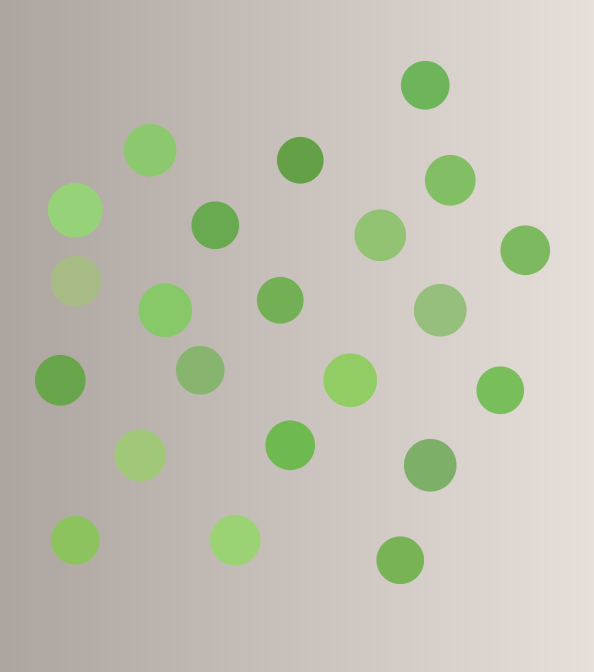
//> input picture lessons/opencv/素材/synth_balls.png, 1187 x 1343 px (shown at 1/2 size)
$ ./2.3-morphology   (built with g++ and OpenCV 4)
//> lines starting //> are read from the running program, lines starting //| are printed output that depends on the picture; after the words box and inside, x2 and y2 are one past the last pixel; in counts of white or black regions, pixels touching at a corner belong together
#include <iostream>
#include <string>
#include <vector>

#include <opencv2/core.hpp>
#include <opencv2/imgproc.hpp>
#include <opencv2/imgcodecs.hpp>

namespace {

void add_cell(cv::Mat& panel, const cv::Mat& image, int index,
              const std::string& label, int columns, int cell_width,
              int cell_height) {
    const int label_height = 28;
    const int col = index % columns;
    const int row = index / columns;
    const int x = col * cell_width;
    const int y = row * (cell_height + label_height);
    cv::Mat color;
    if (image.channels() == 1) {
        cv::cvtColor(image, color, cv::COLOR_GRAY2BGR);
    } else {
        color = image;
    }
    cv::Mat resized;
    cv::resize(color, resized, cv::Size(cell_width, cell_height), 0, 0,
               cv::INTER_AREA);
    resized.copyTo(panel(cv::Rect(x, y + label_height, cell_width,
                                  cell_height)));
    cv::rectangle(panel, cv::Rect(x, y, cell_width, label_height),
                  cv::Scalar(245, 245, 245), cv::FILLED);
    cv::putText(panel, label, cv::Point(x + 8, y + 20),
                cv::FONT_HERSHEY_SIMPLEX, 0.55, cv::Scalar(30, 30, 30), 1,
                cv::LINE_AA);
}

int contour_count(const cv::Mat& mask) {
    std::vector<std::vector<cv::Point>> contours;
    cv::findContours(mask.clone(), contours, cv::RETR_EXTERNAL,
                     cv::CHAIN_APPROX_SIMPLE);
    return static_cast<int>(contours.size());
}

}  // namespace

int main() {
    const std::string path = "../素材/synth_balls.png";
    cv::Mat image = cv::imread(path, cv::IMREAD_COLOR);
//> image is the input picture: 1343 rows x 1187 cols, CV_8UC3; mean B, G, R 178.9, 193.8, 193.9
    if (image.empty()) {
        std::cout << "无法读取：" << path << '\n';
        return 1;
    }

    cv::Mat hsv;
    cv::cvtColor(image, hsv, cv::COLOR_BGR2HSV);
//> hsv: 1343 rows x 1187 cols, CV_8UC3; mean H, S, V 17.9, 27.8, 200.1
    cv::Mat clean_mask;
    cv::inRange(hsv, cv::Scalar(35, 43, 46), cv::Scalar(85, 255, 255),
                clean_mask);
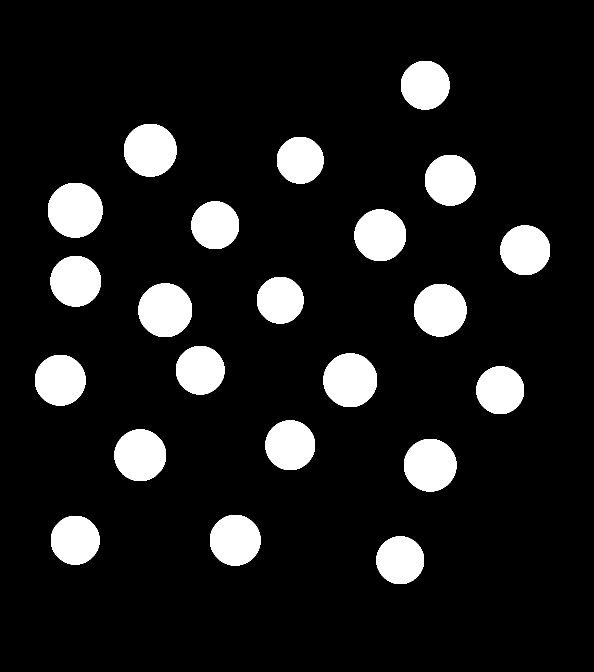
//> clean_mask: 1343 rows x 1187 cols, CV_8UC1 (shown at 1/2 size); 11% white; 22 white regions, largest, box (x1, y1, x2, y2) and area: (96, 366, 205, 475) 9441, (277, 567, 384, 674) 9081, (647, 707, 754, 814) 9081

    cv::Mat noisy = clean_mask.clone();
    cv::RNG rng(20261023);
    for (int i = 0; i < 400; ++i) {
        const int x = rng.uniform(0, noisy.cols - 3);
        const int y = rng.uniform(0, noisy.rows - 3);
        cv::rectangle(noisy, cv::Rect(x, y, 3, 3), cv::Scalar(255),
                      cv::FILLED);
    }
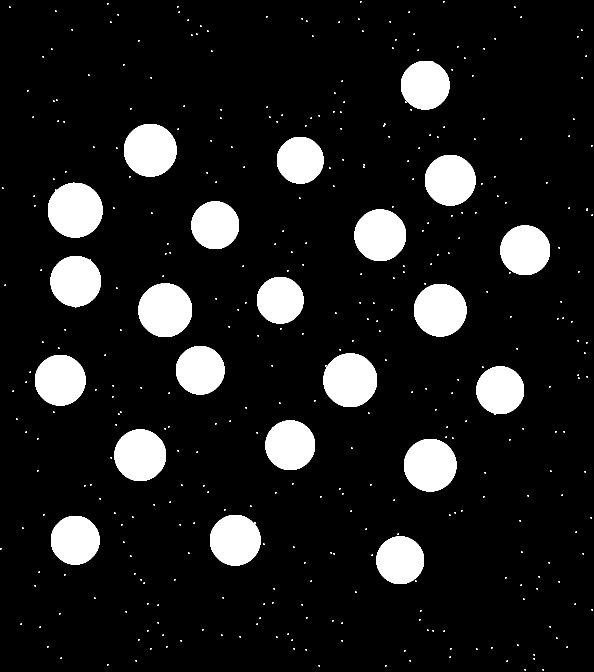
//> noisy: 1343 rows x 1187 cols, CV_8UC1 (shown at 1/2 size); 11.3% white; 380 white regions (358 under 20 px), largest, box (x1, y1, x2, y2) and area: (96, 365, 205, 475) 9452, (277, 567, 384, 674) 9081, (647, 707, 754, 814) 9081
    for (int i = 0; i < 400; ++i) {
        const int x = rng.uniform(0, noisy.cols - 5);
        const int y = rng.uniform(0, noisy.rows - 5);
        cv::rectangle(noisy, cv::Rect(x, y, 5, 5), cv::Scalar(0),
                      cv::FILLED);
    }
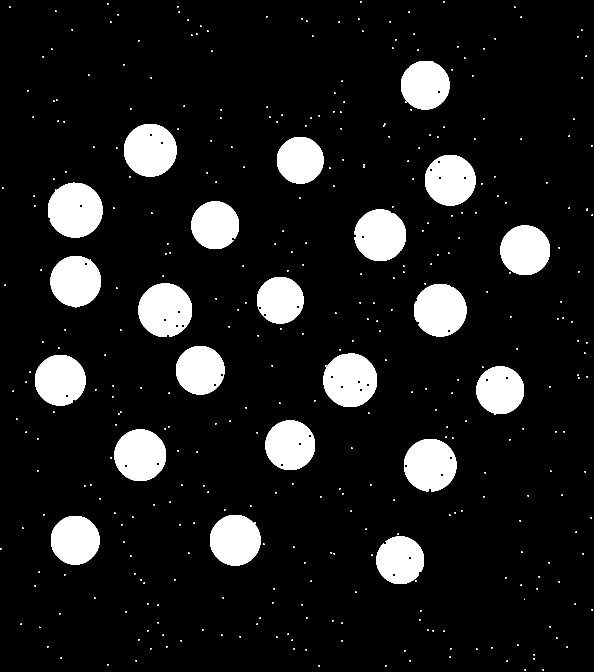
//> noisy: 1343 rows x 1187 cols, CV_8UC1 (shown at 1/2 size); 11.2% white; 379 white regions (357 under 20 px), largest, box (x1, y1, x2, y2) and area: (96, 365, 205, 475) 9414, (277, 567, 384, 674) 8956, (647, 707, 754, 814) 8951

    const cv::Mat kernel =
        cv::getStructuringElement(cv::MORPH_ELLIPSE, cv::Size(7, 7));
    cv::Mat eroded;
    cv::Mat dilated;
    cv::Mat opened;
    cv::Mat closed;
    cv::Mat gradient;
    cv::Mat tophat;
    cv::Mat blackhat;
    cv::erode(noisy, eroded, kernel);
//> eroded: 1343 rows x 1187 cols, CV_8UC1; 9.5% white; 22 white regions, largest, box (x1, y1, x2, y2) and area: (99, 368, 202, 472) 8328, (280, 570, 381, 671) 7662, (251, 251, 350, 350) 7591
    cv::dilate(noisy, dilated, kernel);
//> dilated: 1343 rows x 1187 cols, CV_8UC1; 13.8% white; 361 white regions, largest, box (x1, y1, x2, y2) and area: (93, 362, 208, 478) 10501, (644, 704, 757, 817) 10134, (274, 564, 387, 677) 10099
    cv::morphologyEx(noisy, opened, cv::MORPH_OPEN, kernel);
//> opened: 1343 rows x 1187 cols, CV_8UC1; 11% white; 22 white regions, largest, box (x1, y1, x2, y2) and area: (96, 365, 205, 475) 9404, (647, 707, 754, 814) 8951, (277, 567, 384, 674) 8920
    cv::morphologyEx(noisy, closed, cv::MORPH_CLOSE, kernel);
//> closed: 1343 rows x 1187 cols, CV_8UC1; 11.3% white; 367 white regions (339 under 20 px), largest, box (x1, y1, x2, y2) and area: (96, 365, 205, 475) 9447, (647, 707, 754, 814) 9097, (277, 567, 384, 674) 9075
    cv::morphologyEx(noisy, gradient, cv::MORPH_GRADIENT, kernel);
//> gradient: 1343 rows x 1187 cols, CV_8UC1; 4.3% white; 386 white regions, largest, box (x1, y1, x2, y2) and area: (805, 875, 916, 986) 2160, (274, 564, 387, 677) 2122, (825, 565, 936, 676) 2106
    cv::morphologyEx(noisy, tophat, cv::MORPH_TOPHAT, kernel);
//> tophat: 1343 rows x 1187 cols, CV_8UC1; 0.22% white in thin lines or dots
    cv::morphologyEx(noisy, blackhat, cv::MORPH_BLACKHAT, kernel);
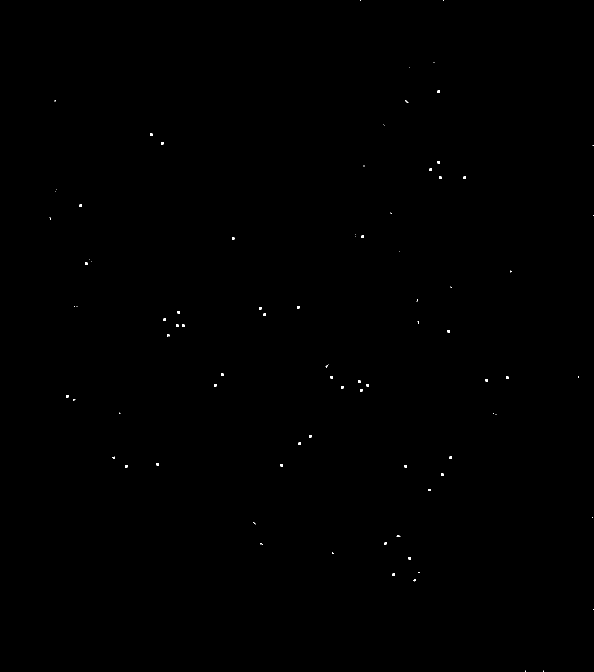
//> blackhat: 1343 rows x 1187 cols, CV_8UC1 (shown at 1/2 size); 0.08% white; 86 white regions (46 under 20 px), largest, box (x1, y1, x2, y2) and area: (875, 181, 880, 186) 25, (300, 267, 305, 272) 25, (322, 284, 327, 289) 25

    struct Row {
        const char* name;
        const cv::Mat* mask;
        bool binary;
    };
    const Row rows[] = {
        {"noisy", &noisy, true},     {"erode", &eroded, true},
        {"dilate", &dilated, true},  {"open", &opened, true},
        {"close", &closed, true},    {"gradient", &gradient, false},
        {"tophat", &tophat, false},  {"blackhat", &blackhat, false},
        {"clean", &clean_mask, true}};
//> rows = 9 items
    for (const Row& row : rows) {
        std::cout << row.name << " nonzero="
                  << cv::countNonZero(*row.mask);
        if (row.binary) {
            std::cout << " contours=" << contour_count(*row.mask);
        }
        std::cout << '\n';
    }
//> this loop made 9 passes
//| noisy nonzero=178234 contours=379
//| erode nonzero=152026 contours=22
//| dilate nonzero=220322 contours=361
//| open nonzero=174662 contours=22
//| close nonzero=179463 contours=367
//| gradient nonzero=68296
//| tophat nonzero=3572
//| blackhat nonzero=1229
//> (output is shown up to pass 8 of 9)

    cv::Mat panel(3 * (340 + 28), 3 * 300, CV_8UC3,
                  cv::Scalar(255, 255, 255));
    add_cell(panel, noisy, 0, "noisy mask", 3, 300, 340);
//> in add_cell, `cv::rectangle(panel, cv::Rect(x, y, cell_width, label_height), cv::Sca..`: panel: 1104 rows x 900 cols, CV_8UC3; min 0, max 255, mean 231.7
//> in add_cell, `cv::putText(panel, label, cv::Point(x + 8, y + 20), cv::FONT_HERSHEY_S..`: panel: 1104 rows x 900 cols, CV_8UC3; min 0, max 255, mean 231.6
    add_cell(panel, eroded, 1, "erode 7x7", 3, 300, 340);
//> in add_cell (call 2), `resized.copyTo(panel(cv::Rect(x, y + label_height, cell_width, cell_he..`: panel: 1104 rows x 900 cols, CV_8UC3; min 0, max 255, mean 207.9
//> in add_cell (call 2), `cv::rectangle(panel, cv::Rect(x, y, cell_width, label_height), cv::Sca..`: panel: 1104 rows x 900 cols, CV_8UC3; min 0, max 255, mean 207.8
//> in add_cell (call 2), `cv::putText(panel, label, cv::Point(x + 8, y + 20), cv::FONT_HERSHEY_S..`: panel: 1104 rows x 900 cols, CV_8UC3; min 0, max 255, mean 207.8
    add_cell(panel, dilated, 2, "dilate 7x7", 3, 300, 340);
//> in add_cell (call 3), `cv::resize(color, resized, cv::Size(cell_width, cell_height), 0, 0, cv..`: resized: 340 rows x 300 cols, CV_8UC3; min 0, max 255, mean 35.2
//> in add_cell (call 3), `resized.copyTo(panel(cv::Rect(x, y + label_height, cell_width, cell_he..`: panel: 1104 rows x 900 cols, CV_8UC3; min 0, max 255, mean 185.2
//> in add_cell (call 3), `cv::rectangle(panel, cv::Rect(x, y, cell_width, label_height), cv::Sca..`: panel: 1104 rows x 900 cols, CV_8UC3; min 0, max 255, mean 185.1
//> in add_cell (call 3), `cv::putText(panel, label, cv::Point(x + 8, y + 20), cv::FONT_HERSHEY_S..`: panel: 1104 rows x 900 cols, CV_8UC3; min 0, max 255, mean 185.1
    add_cell(panel, opened, 3, "open 7x7", 3, 300, 340);
//> in add_cell (call 4), `cv::resize(color, resized, cv::Size(cell_width, cell_height), 0, 0, cv..`: resized: 340 rows x 300 cols, CV_8UC3; min 0, max 255, mean 27.9
//> in add_cell (call 4), `resized.copyTo(panel(cv::Rect(x, y + label_height, cell_width, cell_he..`: panel: 1104 rows x 900 cols, CV_8UC3; min 0, max 255, mean 161.8
//> in add_cell (call 4), `cv::rectangle(panel, cv::Rect(x, y, cell_width, label_height), cv::Sca..`: panel: 1104 rows x 900 cols, CV_8UC3; min 0, max 255, mean 161.7
//> in add_cell (call 4), `cv::putText(panel, label, cv::Point(x + 8, y + 20), cv::FONT_HERSHEY_S..`: panel: 1104 rows x 900 cols, CV_8UC3; min 0, max 255, mean 161.7
    add_cell(panel, closed, 4, "close 7x7", 3, 300, 340);
//> in add_cell (call 5), `cv::resize(color, resized, cv::Size(cell_width, cell_height), 0, 0, cv..`: resized: 340 rows x 300 cols, CV_8UC3; min 0, max 255, mean 28.7
//> in add_cell (call 5), `resized.copyTo(panel(cv::Rect(x, y + label_height, cell_width, cell_he..`: panel: 1104 rows x 900 cols, CV_8UC3; min 0, max 255, mean 138.4
//> in add_cell (call 5), `cv::rectangle(panel, cv::Rect(x, y, cell_width, label_height), cv::Sca..`: panel: 1104 rows x 900 cols, CV_8UC3; min 0, max 255, mean 138.3
//> in add_cell (call 5), `cv::putText(panel, label, cv::Point(x + 8, y + 20), cv::FONT_HERSHEY_S..`: panel: 1104 rows x 900 cols, CV_8UC3; min 0, max 255, mean 138.3
    add_cell(panel, gradient, 5, "gradient", 3, 300, 340);
//> in add_cell (call 6), `cv::resize(color, resized, cv::Size(cell_width, cell_height), 0, 0, cv..`: resized: 340 rows x 300 cols, CV_8UC3; min 0, max 255, mean 10.9
//> in add_cell (call 6), `resized.copyTo(panel(cv::Rect(x, y + label_height, cell_width, cell_he..`: panel: 1104 rows x 900 cols, CV_8UC3; min 0, max 255, mean 113.2
//> in add_cell (call 6), `cv::rectangle(panel, cv::Rect(x, y, cell_width, label_height), cv::Sca..`: panel: 1104 rows x 900 cols, CV_8UC3; min 0, max 255, mean 113.2
//> in add_cell (call 6), `cv::putText(panel, label, cv::Point(x + 8, y + 20), cv::FONT_HERSHEY_S..`: panel: 1104 rows x 900 cols, CV_8UC3; min 0, max 255, mean 113.1
    add_cell(panel, tophat, 6, "tophat", 3, 300, 340);
//> in add_cell (call 7), `cv::cvtColor(image, color, cv::COLOR_GRAY2BGR);`: color: 1343 rows x 1187 cols, CV_8UC3; 0.22% white in thin lines or dots
//> in add_cell (call 7), `cv::resize(color, resized, cv::Size(cell_width, cell_height), 0, 0, cv..`:
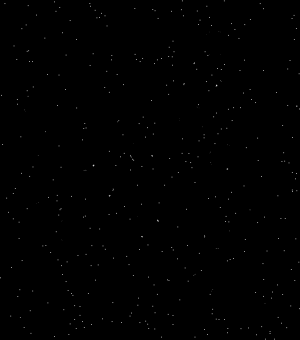
//> resized: 340 rows x 300 cols, CV_8UC3; min 0, max 216, mean 0.6
//> in add_cell (call 7), `resized.copyTo(panel(cv::Rect(x, y + label_height, cell_width, cell_he..`:
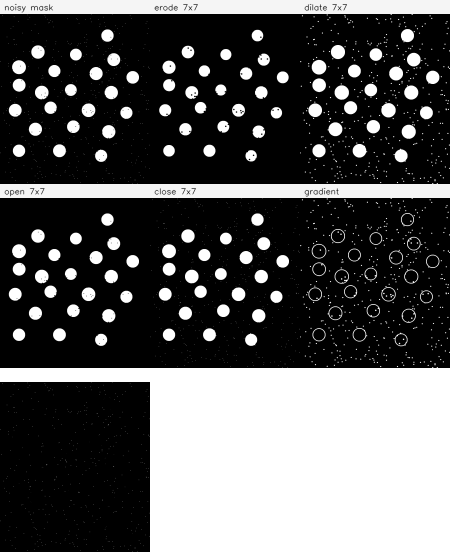
//> panel: 1104 rows x 900 cols, CV_8UC3 (shown at 1/2 size); min 0, max 255, mean 87
//> in add_cell (call 7), `cv::rectangle(panel, cv::Rect(x, y, cell_width, label_height), cv::Sca..`: panel: 1104 rows x 900 cols, CV_8UC3; 0.85% of pixels changed, all inside (x1, y1, x2, y2) = (0, 736, 300, 764)
//> in add_cell (call 7), `cv::putText(panel, label, cv::Point(x + 8, y + 20), cv::FONT_HERSHEY_S..`: panel: 1104 rows x 900 cols, CV_8UC3; min 0, max 255, mean 86.9
    add_cell(panel, blackhat, 7, "blackhat", 3, 300, 340);
//> in add_cell (call 8), `cv::cvtColor(image, color, cv::COLOR_GRAY2BGR);`:
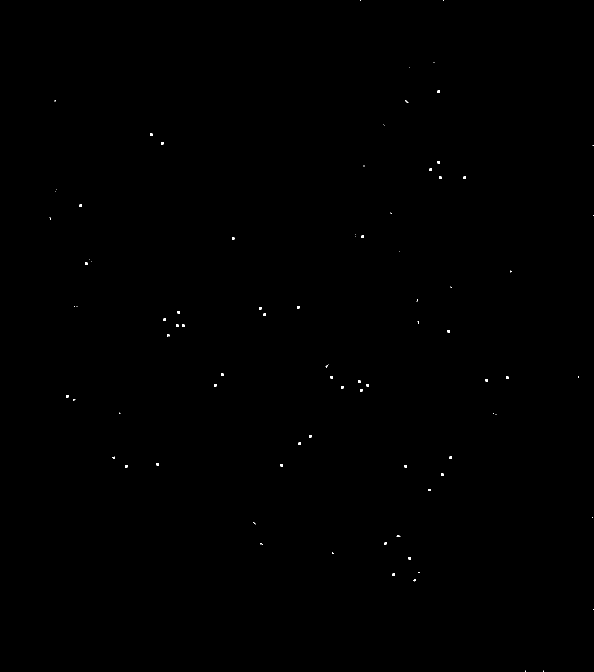
//> color: 1343 rows x 1187 cols, CV_8UC3 (shown at 1/2 size); 0.08% white; 86 white regions (46 under 20 px), largest, box (x1, y1, x2, y2) and area: (875, 181, 880, 186) 25, (300, 267, 305, 272) 25, (322, 284, 327, 289) 25
    add_cell(panel, clean_mask, 8, "clean mask", 3, 300, 340);

    const bool saved = cv::imwrite("out_morph.png", panel);
    std::cout << "saved out_morph.png: " << (saved ? "yes" : "no") << '\n';
//| saved out_morph.png: yes
    return 0;
}
